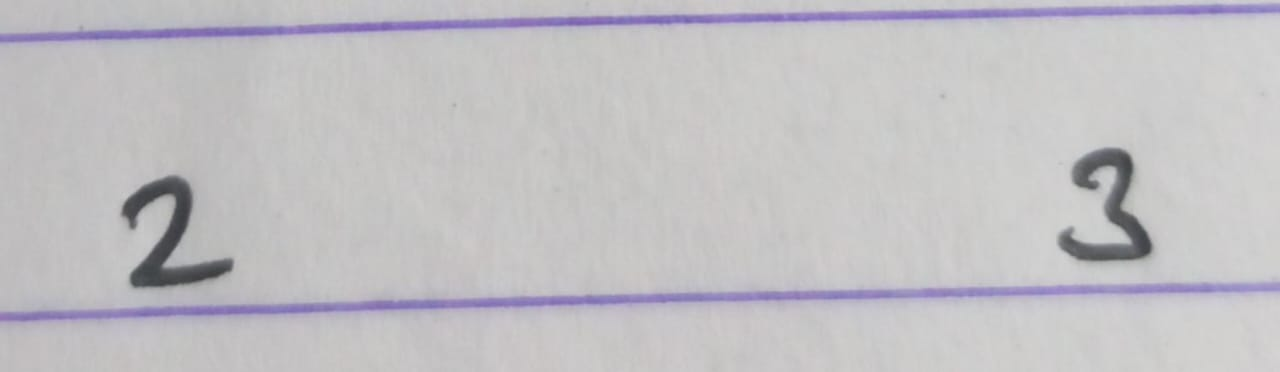
#> input picture NeuralNetworks/handwrittenDigits-Mnist/images/23.jpg, 1280 x 372 px, given in place of the camera
$ python hsv_value_trackbar.py
#> lines starting #> are read from the running program, lines starting #| are printed output that depends on the picture; after the words box and inside, x2 and y2 are one past the last pixel; in counts of white or black regions, pixels touching at a corner belong together
import cv2
import numpy as np

cap = cv2.VideoCapture(0)
#set size of video feed window
cap.set(3,1280)
cap.set(4,720)

# syntax errors
def nothing (x):
	pass

#create trackbar window
cv2.namedWindow('Trackbars')
cv2.createTrackbar("L - H", "Trackbars", 0, 179, nothing)
#> slider 'L - H' is set to 35
cv2.createTrackbar("L - S", "Trackbars", 0, 255, nothing)
#> slider 'L - S' is set to 51
cv2.createTrackbar("L - V", "Trackbars", 0, 255, nothing)
#> slider 'L - V' is set to 51
cv2.createTrackbar("U - H", "Trackbars", 179, 179, nothing)
cv2.createTrackbar("U - S", "Trackbars", 255, 255, nothing)
cv2.createTrackbar("U - V", "Trackbars", 255, 255, nothing)

while True:

	ret, frame = cap.read()
#> frame is the input picture: shape (372, 1280, 3); mean B, G, R 195.3, 191.9, 193.6
	if not ret:
		break
	frame = cv2.flip(frame, 1)
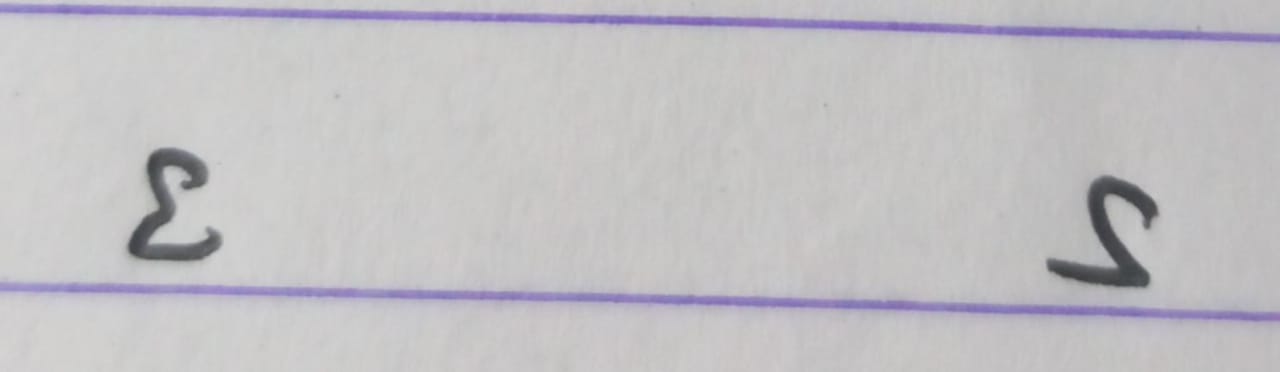
#> frame: shape (372, 1280, 3); mean B, G, R 195.3, 191.9, 193.6
	hsv = cv2.cvtColor(frame, cv2.COLOR_BGR2HSV)
#> hsv: shape (372, 1280, 3); mean H, S, V 74.7, 7.6, 196.6
	#default opencv format bgr
	l_h = cv2.getTrackbarPos("L - H", "Trackbars")
	l_s = cv2.getTrackbarPos("L - S", "Trackbars")
	l_v = cv2.getTrackbarPos("L - V", "Trackbars")
	u_h = cv2.getTrackbarPos("U - H", "Trackbars")
	u_s = cv2.getTrackbarPos("U - S", "Trackbars")
	u_v = cv2.getTrackbarPos("U - V", "Trackbars")
	lower_range = np.array([l_h, l_s, l_v])
	upper_range = np.array([u_h, u_s, u_v])

	#lower_range,upper not the other way around
	mask = cv2.inRange(hsv, lower_range, upper_range)
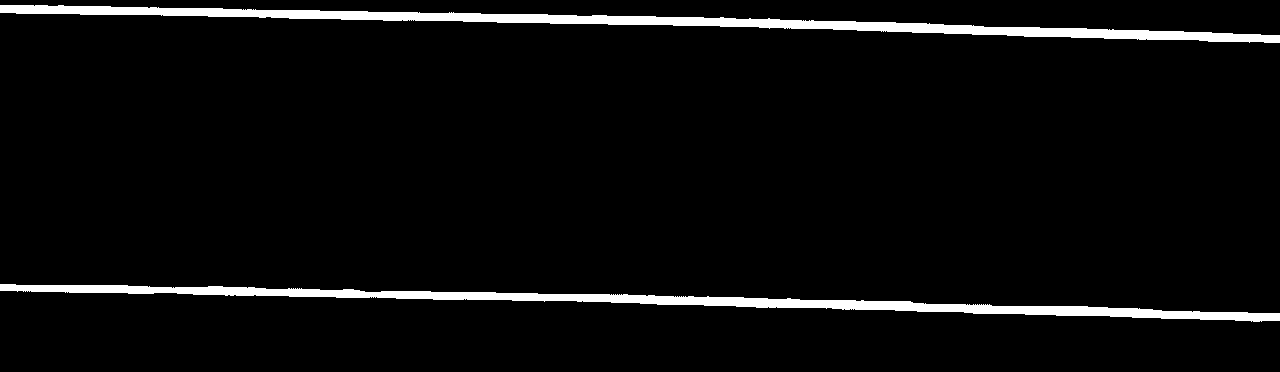
#> mask: shape (372, 1280); 4.5% white; 2 white regions, box (x1, y1, x2, y2) and area: (0, 5, 1280, 43) 11094, (0, 284, 1280, 322) 10507
	res = cv2.bitwise_and(frame, frame, mask = mask)
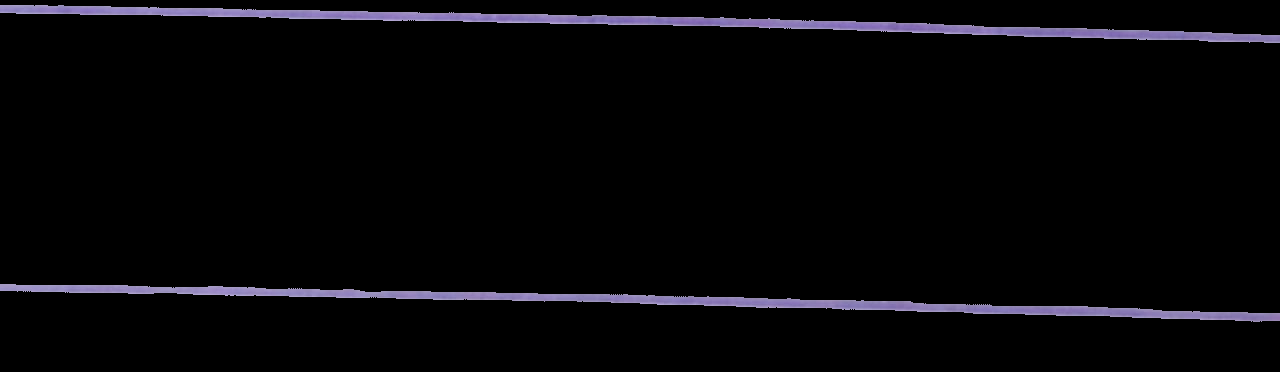
#> res: shape (372, 1280, 3); mean B, G, R 8.4, 6, 6.6

	mask_3 = cv2.cvtColor(mask, cv2.COLOR_GRAY2BGR)

	stacked = np.hstack((mask_3, frame, res))
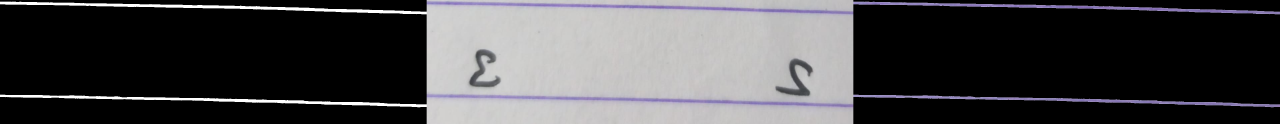
#> stacked: shape (372, 3840, 3) (shown at 1/3 size); mean B, G, R 71.8, 69.8, 70.6
	cv2.imshow('Trackbars',cv2.resize(stacked,None,fx=0.4,fy=0.4))
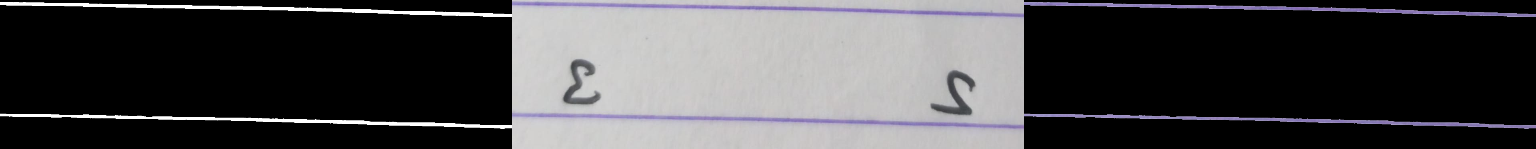
#> window 'Trackbars': shape (149, 1536, 3); mean B, G, R 71.7, 69.8, 70.6
	key = cv2.waitKey(1)
#> (key Esc is pressed here)
	if key == 10:
		break

	if key == ord('s'):
		thearray = [[l_h,l_s,l_v],[u_h, u_s, u_v]]
		print(thearray)
		np.save('hsv_value',thearray)
		break

cap.release()
cv2.destroyAllWindows()
#not realeases and window

$ run again, on NeuralNetworks/handwrittenDigits-Mnist/images/45.jpg
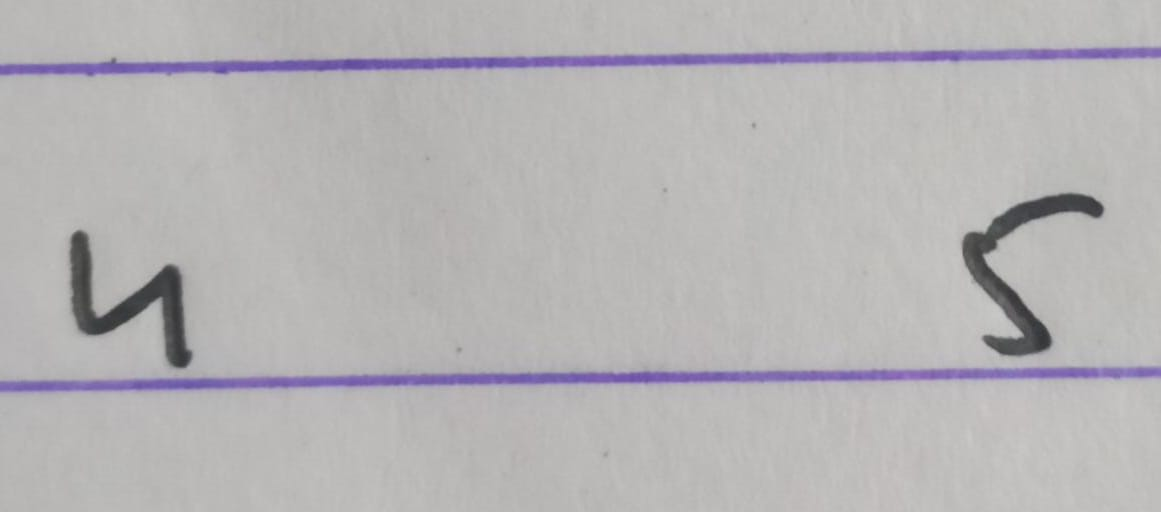
#> input picture NeuralNetworks/handwrittenDigits-Mnist/images/45.jpg, 1161 x 512 px, given in place of the camera
#> frame is the input picture: shape (512, 1161, 3); mean B, G, R 181.3, 179.7, 181.6
#> hsv: shape (512, 1161, 3); mean H, S, V 41.1, 8.3, 183.9
#> `mask = cv2.inRange(hsv, lower_range, upper_range)`:
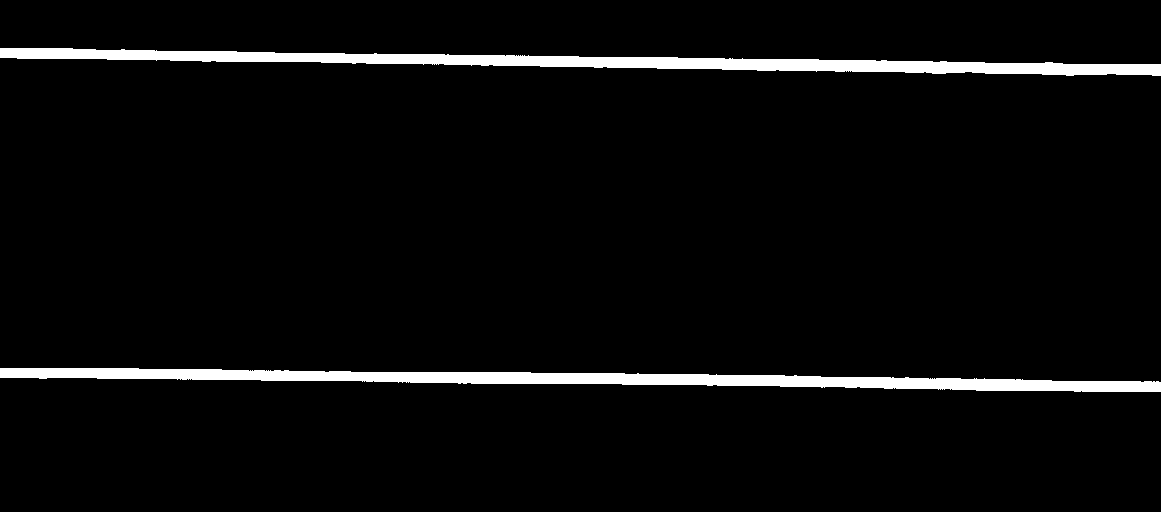
#> mask: shape (512, 1161); 4.2% white; 2 white regions, box (x1, y1, x2, y2) and area: (0, 368, 1161, 392) 12546, (0, 48, 1161, 76) 12470
#> `cv2.imshow('Trackbars',cv2.resize(stacked,None,fx=0.4,fy=0.4))`:
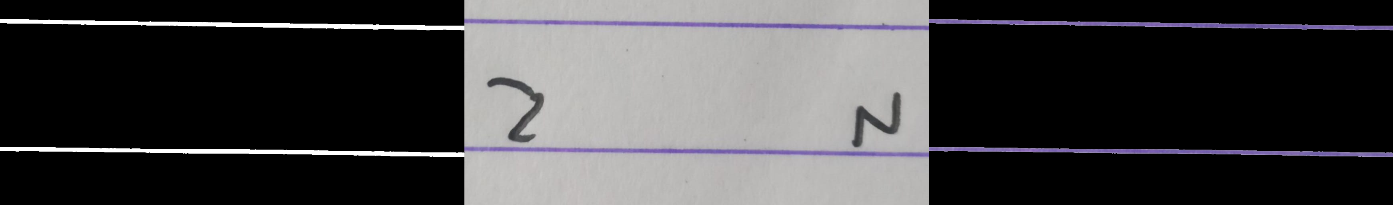
#> window 'Trackbars': shape (205, 1393, 3); mean B, G, R 66.5, 65.1, 66

$ run again, on NeuralNetworks/handwrittenDigits-Mnist/images/61.jpg
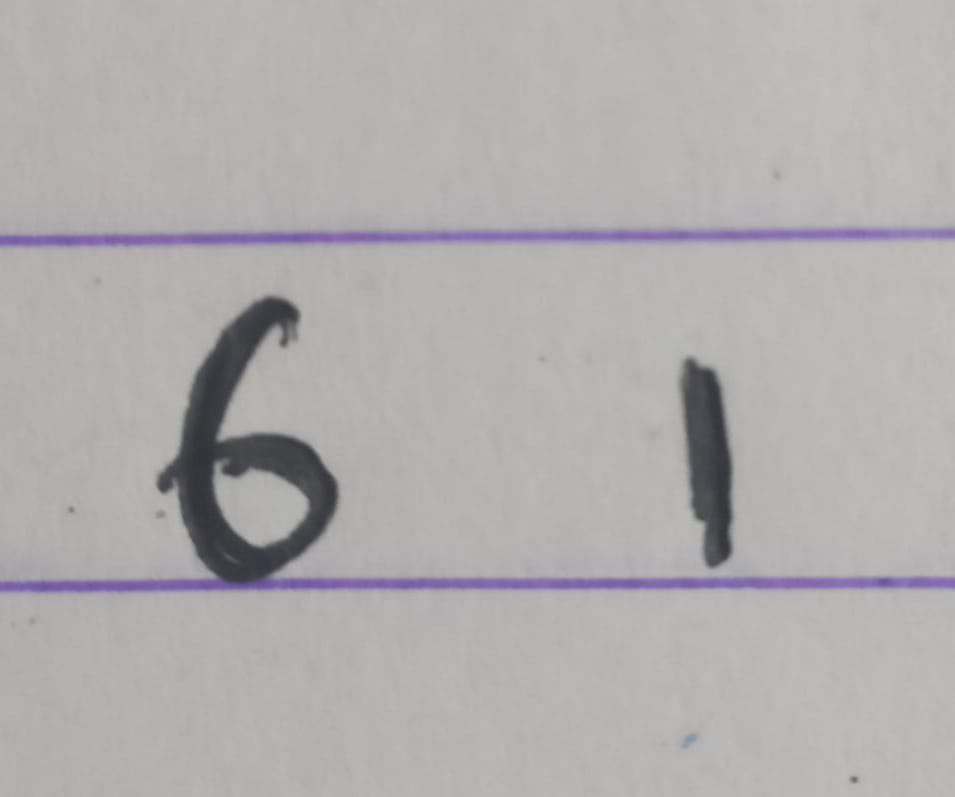
#> input picture NeuralNetworks/handwrittenDigits-Mnist/images/61.jpg, 955 x 797 px, given in place of the camera
#> frame is the input picture: shape (797, 955, 3); mean B, G, R 174.4, 174, 176.4
#> hsv: shape (797, 955, 3); mean H, S, V 37.5, 8.3, 177.7
#> `mask = cv2.inRange(hsv, lower_range, upper_range)`:
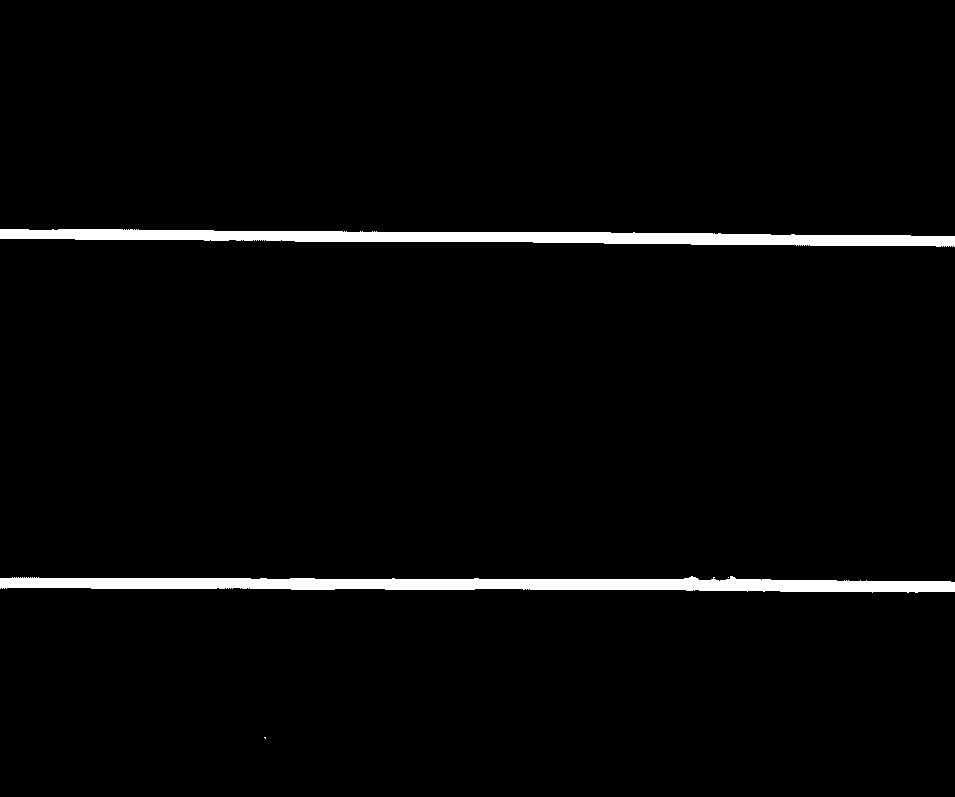
#> mask: shape (797, 955); 2.7% white; 4 white regions (2 under 20 px), largest, box (x1, y1, x2, y2) and area: (0, 576, 955, 593) 10478, (0, 229, 955, 247) 10024
#> `cv2.imshow('Trackbars',cv2.resize(stacked,None,fx=0.4,fy=0.4))`:
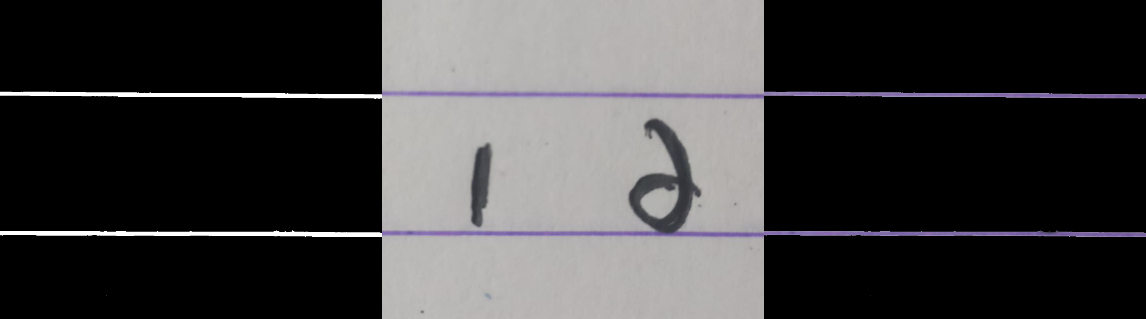
#> window 'Trackbars': shape (319, 1146, 3); mean B, G, R 62, 61.3, 62.3

$ run again, on NeuralNetworks/handwrittenDigits-Mnist/images/78.jpg
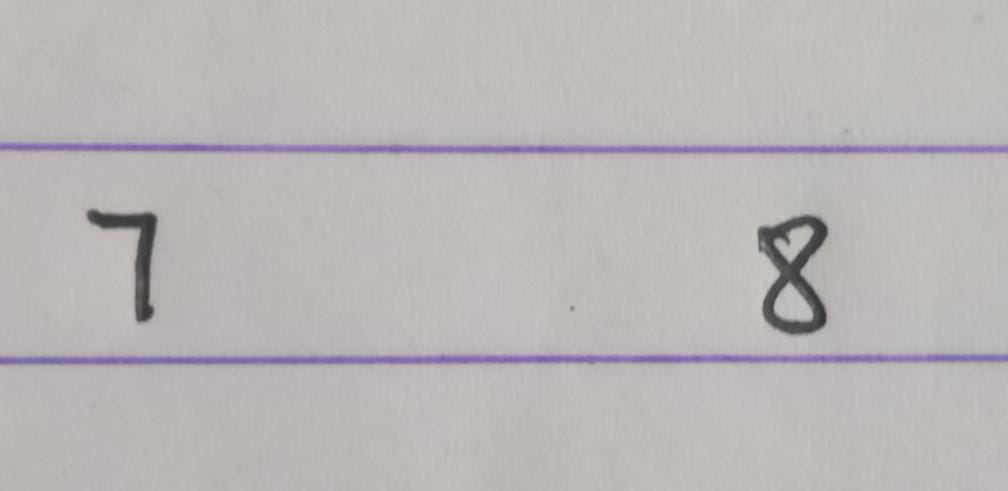
#> input picture NeuralNetworks/handwrittenDigits-Mnist/images/78.jpg, 1008 x 491 px, given in place of the camera
#> frame is the input picture: shape (491, 1008, 3); mean B, G, R 181.8, 182.2, 186.6
#> hsv: shape (491, 1008, 3); mean H, S, V 22.2, 10.7, 187.7
#> `mask = cv2.inRange(hsv, lower_range, upper_range)`:
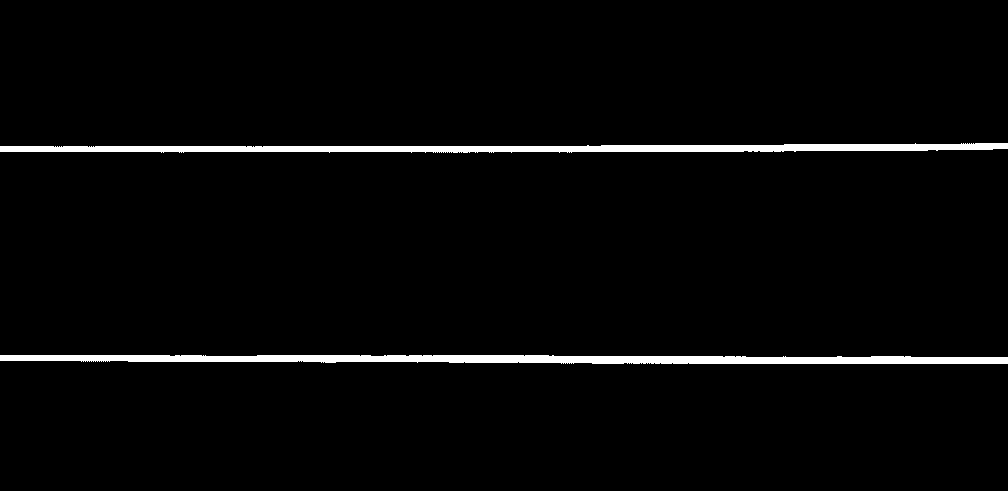
#> mask: shape (491, 1008); 2.7% white; 2 white regions, box (x1, y1, x2, y2) and area: (0, 355, 1008, 364) 7162, (0, 143, 1008, 153) 6425
#> `cv2.imshow('Trackbars',cv2.resize(stacked,None,fx=0.4,fy=0.4))`:
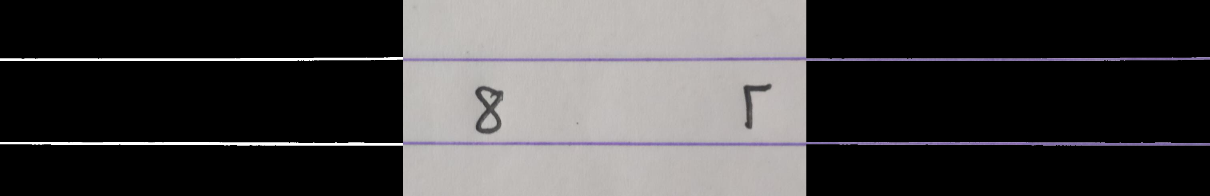
#> window 'Trackbars': shape (196, 1210, 3); mean B, G, R 64.7, 64.3, 66
